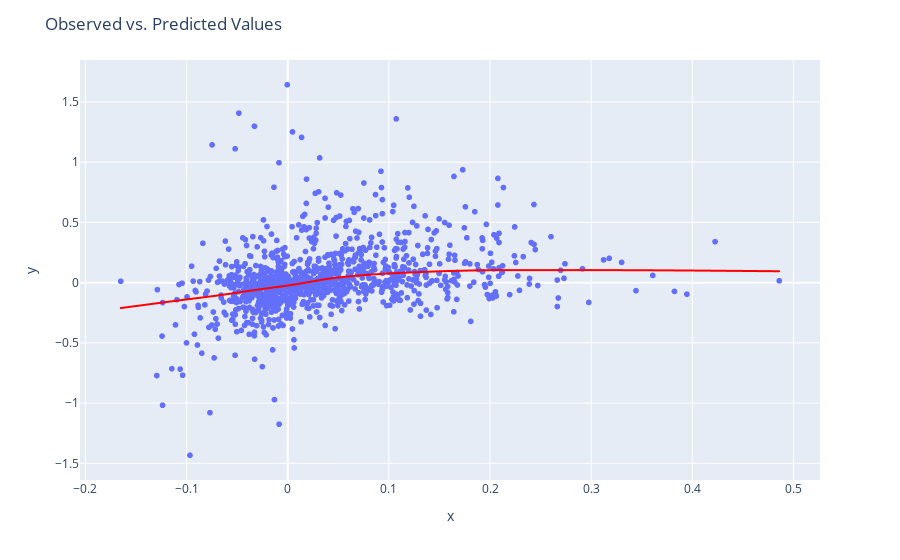
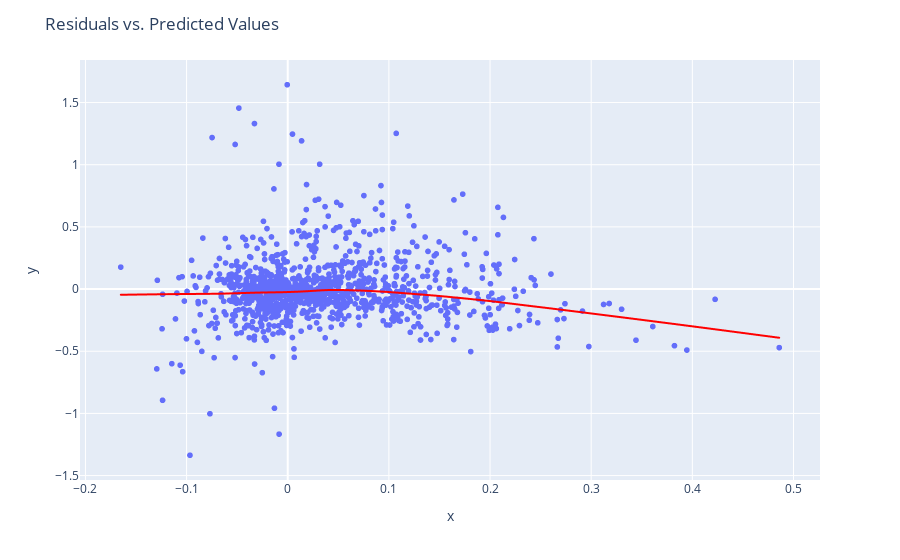

Notebook cell for these charts, in order:
### Code cell
cicc_lm = lin_regs['hh_agi']
X = x['hh_agi']

def linearity_test(model, y):
    '''
    Function for visually inspecting the assumption of linearity in a linear regression model.
    It plots observed vs. predicted values and residuals vs. predicted values.
    
    Args:
    * model - fitted OLS model from statsmodels
    * y - observed values
    '''
    fitted_vals = model.predict()
    resids = model.resid
    
    fig1 = px.scatter(x=fitted_vals, y=y, trendline="lowess", trendline_color_override="red")
    fig1.update_layout(title='Observed vs. Predicted Values')

    fig2 = px.scatter(x=fitted_vals, y=resids, trendline="lowess", trendline_color_override="red")
    fig2.update_layout(title='Residuals vs. Predicted Values')
    
    fig1.show()
    fig2.show()

linearity_test(cicc_lm, y)

### Figure 1 — Plotly figure (JSON) as saved in the notebook; plotly's stock layout.template omitted (floating-point values rounded to 4 significant figures; data arrays with more than 128 entries replaced by an {"elided": "..."} marker saying what was removed)
{"data": [{"hovertemplate": "x=%{x}<br>y=%{y}<extra></extra>", "legendgroup": "", "marker": {"color": "#636efa", "symbol": "circle"}, "mode": "markers", "name": "", "showlegend": false, "type": "scattergl", "x": {"elided": "1092 float values"}, "xaxis": "x", "y": {"elided": "1092 float values"}, "yaxis": "y"}, {"hovertemplate": "<b>LOWESS trendline</b><br><br>x=%{x}<br>y=%{y} <b>(trend)</b><extra></extra>", "legendgroup": "", "line": {"color": "red"}, "marker": {"color": "#636efa", "symbol": "circle"}, "mode": "lines", "name": "", "showlegend": false, "type": "scattergl", "x": {"elided": "1092 float values"}, "xaxis": "x", "y": {"elided": "1092 float values"}, "yaxis": "y"}], "layout": {"legend": {"tracegroupgap": 0}, "margin": {"t": 60}, "title": {"text": "Observed vs. Predicted Values"}, "xaxis": {"anchor": "y", "domain": [0, 1], "title": {"text": "x"}}, "yaxis": {"anchor": "x", "domain": [0, 1], "title": {"text": "y"}}}}

### Figure 2 — Plotly figure (JSON) as saved in the notebook; plotly's stock layout.template omitted (floating-point values rounded to 4 significant figures; data arrays with more than 128 entries replaced by an {"elided": "..."} marker saying what was removed)
{"data": [{"hovertemplate": "x=%{x}<br>y=%{y}<extra></extra>", "legendgroup": "", "marker": {"color": "#636efa", "symbol": "circle"}, "mode": "markers", "name": "", "showlegend": false, "type": "scattergl", "x": {"elided": "1092 float values"}, "xaxis": "x", "y": {"elided": "1092 float values"}, "yaxis": "y"}, {"hovertemplate": "<b>LOWESS trendline</b><br><br>x=%{x}<br>y=%{y} <b>(trend)</b><extra></extra>", "legendgroup": "", "line": {"color": "red"}, "marker": {"color": "#636efa", "symbol": "circle"}, "mode": "lines", "name": "", "showlegend": false, "type": "scattergl", "x": {"elided": "1092 float values"}, "xaxis": "x", "y": {"elided": "1092 float values"}, "yaxis": "y"}], "layout": {"legend": {"tracegroupgap": 0}, "margin": {"t": 60}, "title": {"text": "Residuals vs. Predicted Values"}, "xaxis": {"anchor": "y", "domain": [0, 1], "title": {"text": "x"}}, "yaxis": {"anchor": "x", "domain": [0, 1], "title": {"text": "y"}}}}
